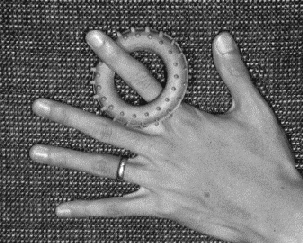
%> input picture Datoriserad bildanalys/lab4/handBW.pnm, 303 x 243 px
$ octave Lab4_test.m   (GNU Octave 9; MATLAB toolbox functions it lacks are replaced by stand-ins)
%> lines starting %> are read from the running program, lines starting %| are printed output that depends on the picture
### Datoriserad bildanalys/lab4/mtresh.m
function out = mtresh(im,t1,t2)
%
% function out = mtresh(im,t1,t2)
%
% Calculates multiple thresholdning and plots the result in gcf
%
% im , image
% t1, first treshold
% t2, second treshold
%
% Maria Axelsson, maria@cb.uu.se

  out = (im<t1).*1 + ((im>=t1)&(im<t2)).*2 + (im>=t2).*3;
  imagesc(out)

### Datoriserad bildanalys/lab4/Lab4_test.m
load cdata

figure(1); plot(cdata(:,1),cdata(:,2),'.')

I = imread('handBW.pnm'); % Read the image
%> I is the input picture: size 243x303 uint8; min 21, max 255, mean 108.3
figure(2);imshow(I); % Show the image
figure(3);imhist(I); % Show the histogram
%> after `imhist(I)`:
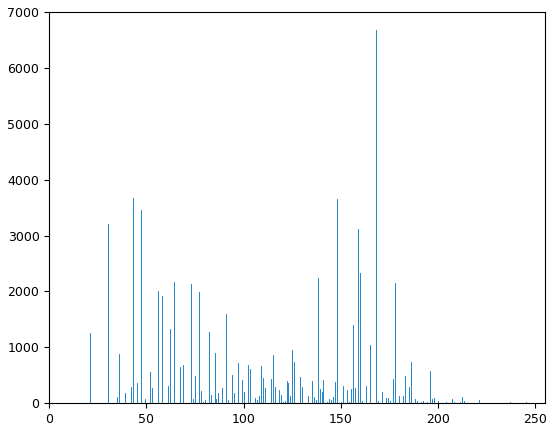
%> figure redrawn from the program's plot data; highest point at x = 168, y = 6672
figure(4);mtresh(I, 115, 116);
%> in mtresh, `out = (im<t1).*1 + ((im>=t1)&(im<t2)).*2 + (im>=t2).*3;`:
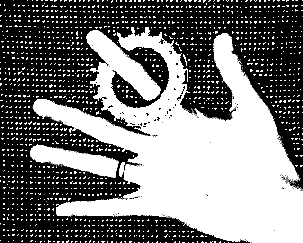
%> out: size 243x303 double; min 1, max 3, mean 1.95; drawn with min black and max white
%> after `mtresh(I, 115, 116)`:
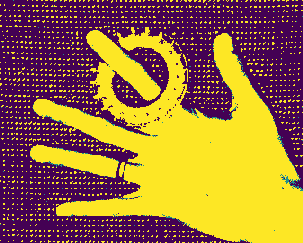
%> displayed picture: size 243x303x3, on the screen's scale of 0 to 255; mean R, G, B 154.2, 110.4, 62.7
% Does not work well for ring and hand. Would work for separating hand and
% ring from background with one threshold around 120 though
%%
clear all
I2 = imread('hand.pnm'); % Read the image
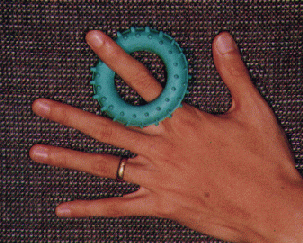
%> input picture Datoriserad bildanalys/lab4/hand.pnm, 303 x 243 px
%> I2 is the input picture: size 243x303x3 uint8; mean R, G, B 96.8, 63.5, 57.4
figure(5);imshow(I2); % Show the image
R = I2(:,:,1); % Separate the three layers, RGB
G = I2(:,:,2);
B = I2(:,:,3);
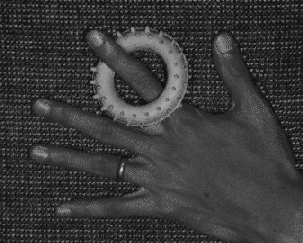
%> B: size 243x303 uint8; min 18, max 209, mean 57.4
figure(6);plot3(R(:),G(:),B(:),'.') % 3D scatterplot of the RGB data
%> after `plot3(R(:),G(:),B(:),'.')`:
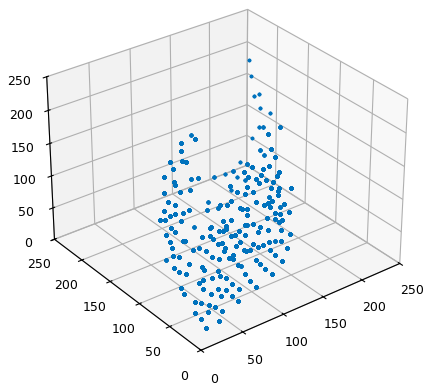
%> figure redrawn from the program's plot data

figure(7)
subplot(2,3,1)
imshow(R)
subplot(2,3,2)
imshow(G)
subplot(2,3,3)
imshow(B)
subplot(2,3,4)
imhist(R)
subplot(2,3,5)
imhist(G)
subplot(2,3,6)
imhist(B)
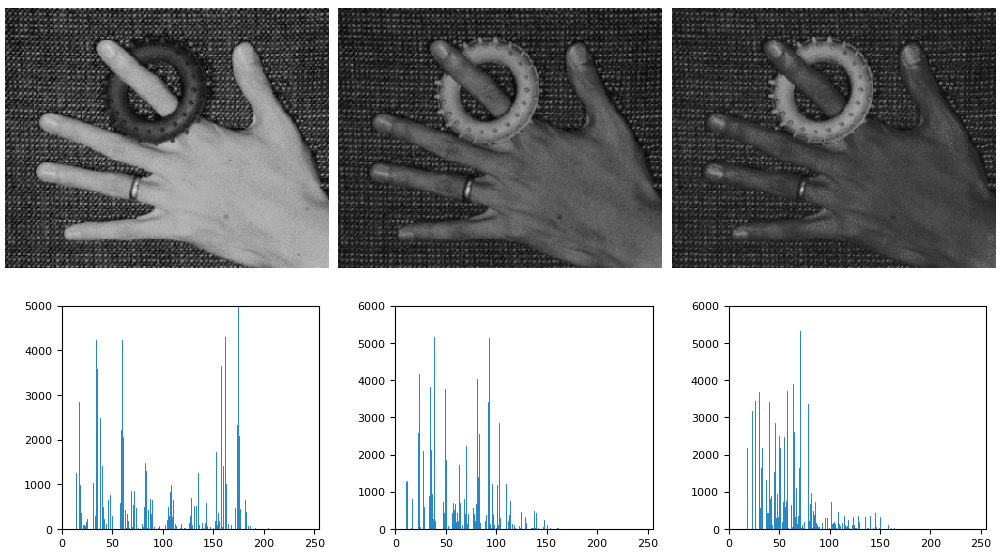
%> figure redrawn from the program's plot data, 6 panels


%> (the run ends here)
